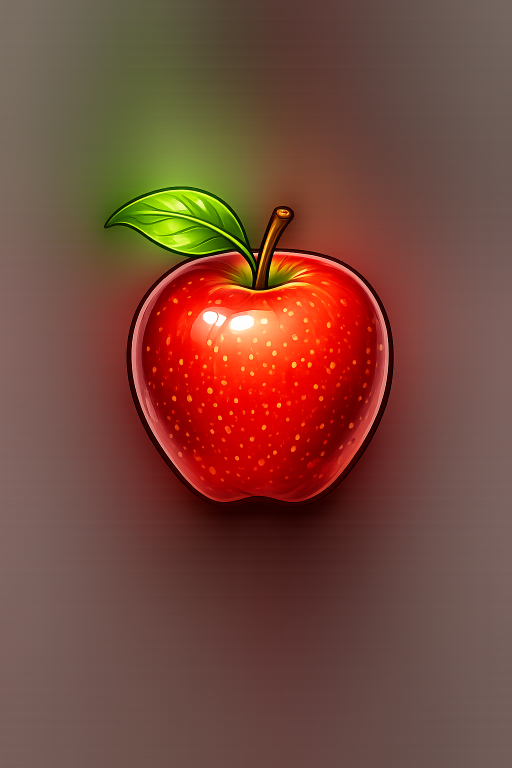
#> input picture back/me2/apple/apple1.png, 1024 x 1536 px, given as the content of the folder data/fruit_data_illust_encoded/fruit_raw_data/apple fruit, which was not available (shown at 1/2 size)
$ python make_illust.py
#> lines starting #> are read from the running program, lines starting #| are printed output that depends on the picture; after the words box and inside, x2 and y2 are one past the last pixel; in counts of white or black regions, pixels touching at a corner belong together; pictures that were not available may be replaced by others from this repository, and a replacement may not be noted
import os, glob
from pathlib import Path
import cv2
import numpy as np

def ensure_dir(p: str | Path) -> None:
    Path(p).mkdir(parents=True, exist_ok=True)

def largest_component(mask: np.ndarray) -> np.ndarray:
    num_labels, labels, stats, _ = cv2.connectedComponentsWithStats(mask, connectivity=8)
    if num_labels <= 1:
        return mask

    largest_label = 1 + np.argmax(stats[1:, cv2.CC_STAT_AREA])
    out = np.zeros_like(mask)
    out[labels == largest_label] = 255
    return out

def quantize_kmeans(bgr: np.ndarray, k: int = 8, attempts: int = 3) -> np.ndarray:
    data = bgr.reshape((-1, 3)).astype(np.float32)
    criteria = (cv2.TERM_CRITERIA_EPS + cv2.TERM_CRITERIA_MAX_ITER, 20, 1.0)
    _compactness, labels, centers = cv2.kmeans(
        data, k, None, criteria, attempts, cv2.KMEANS_PP_CENTERS
    )
    centers = np.clip(centers, 0, 255).astype(np.uint8)
    return centers[labels.flatten()].reshape(bgr.shape)

def foreground_mask(bgr: np.ndarray) -> np.ndarray:
    gray = cv2.cvtColor(bgr, cv2.COLOR_BGR2GRAY)
    hsv = cv2.cvtColor(bgr, cv2.COLOR_BGR2HSV)
    sat = hsv[:, :, 1]
    val = hsv[:, :, 2]
    white_dist = np.linalg.norm(255 - bgr.astype(np.float32), axis=2)

    mask = np.where(
        (white_dist > 90) |
        ((sat > 55) & (val < 250)) |
        (gray < 190),
        255,
        0,
    ).astype(np.uint8)
    kernel = cv2.getStructuringElement(cv2.MORPH_ELLIPSE, (5, 5))
    mask = cv2.morphologyEx(mask, cv2.MORPH_CLOSE, kernel, iterations=2)
    mask = cv2.morphologyEx(mask, cv2.MORPH_OPEN, kernel, iterations=1)
    mask = largest_component(mask)
    if not np.any(mask):
        return mask

    mask = cv2.dilate(mask, kernel, iterations=1)
    mask = cv2.morphologyEx(mask, cv2.MORPH_CLOSE, kernel, iterations=2)
    mask = cv2.GaussianBlur(mask, (5, 5), 0)
    return cv2.threshold(mask, 127, 255, cv2.THRESH_BINARY)[1]


def soft_outline_mask(bgr: np.ndarray) -> np.ndarray:
    mask = foreground_mask(bgr)
    kernel = cv2.getStructuringElement(cv2.MORPH_ELLIPSE, (3, 3))
    gradient = cv2.morphologyEx(mask, cv2.MORPH_GRADIENT, kernel)
    return cv2.threshold(gradient, 0, 255, cv2.THRESH_BINARY)[1]

def smooth_color(bgr: np.ndarray, mode: str = "strong") -> np.ndarray:
    if mode == "strong":
        out = cv2.bilateralFilter(bgr, d=9, sigmaColor=75, sigmaSpace=75)
        out = cv2.bilateralFilter(out, d=9, sigmaColor=75, sigmaSpace=75)
        return out
    else:
        out = cv2.bilateralFilter(bgr, d=11, sigmaColor=55, sigmaSpace=55)
        out = cv2.bilateralFilter(out, d=11, sigmaColor=45, sigmaSpace=45)
        return cv2.GaussianBlur(out, (0, 0), sigmaX=0.8, sigmaY=0.8)

def cartoonize_bgr(bgr: np.ndarray, mode: str = "strong", k: int = 8) -> np.ndarray:
    smooth = smooth_color(bgr, mode=mode)
    quant = quantize_kmeans(smooth, k=k)
    out = quant.copy()
    if mode == "strong":
        gray = cv2.cvtColor(bgr, cv2.COLOR_BGR2GRAY)
        edges = cv2.adaptiveThreshold(
            cv2.medianBlur(gray, 5), 255,
            adaptiveMethod=cv2.ADAPTIVE_THRESH_MEAN_C,
            thresholdType=cv2.THRESH_BINARY,
            blockSize=9, C=2
        )
        edges = 255 - edges
        edges_3 = cv2.cvtColor(edges, cv2.COLOR_GRAY2BGR)
        out[edges_3 > 0] = 0
        return out

    outline = soft_outline_mask(bgr) > 0
    out[outline] = (out[outline].astype(np.float32) * 0.82).astype(np.uint8)
    return out

def resize_keep_aspect(img: np.ndarray, target: int) -> np.ndarray:
    h, w = img.shape[:2]
    if max(h, w) == target:
        return img
    scale = target / float(max(h, w))
    nh, nw = int(round(h * scale)), int(round(w * scale))
    return cv2.resize(img, (nw, nh), interpolation=cv2.INTER_AREA)

def cartoonize_dir(in_dir: str, out_dir: str, mode="strong", k=8, size=256):
#> called with mode = 'soft', k = 6, size = 256
    ensure_dir(out_dir)
    patterns = ["*.jpg","*.jpeg","*.png","*.webp","*.bmp"]
    files = []
    for pat in patterns:
        files += glob.glob(os.path.join(in_dir, pat))
    files = sorted(set(files))
    if not files:
        raise RuntimeError(f"No images found in {in_dir}")

    for fp in files:
        img = cv2.imread(fp, cv2.IMREAD_UNCHANGED)
#> img is the input picture: shape (1536, 1024, 4); mean B, G, R, A 58.8, 73, 118.8, 41.6
        if img is None:
            print("skip:", fp)
            continue

        alpha = None
        if img.ndim == 2:
            img = cv2.cvtColor(img, cv2.COLOR_GRAY2BGR)
        if img.shape[2] == 4:
            bgr = img[:, :, :3]
            alpha = img[:, :, 3]
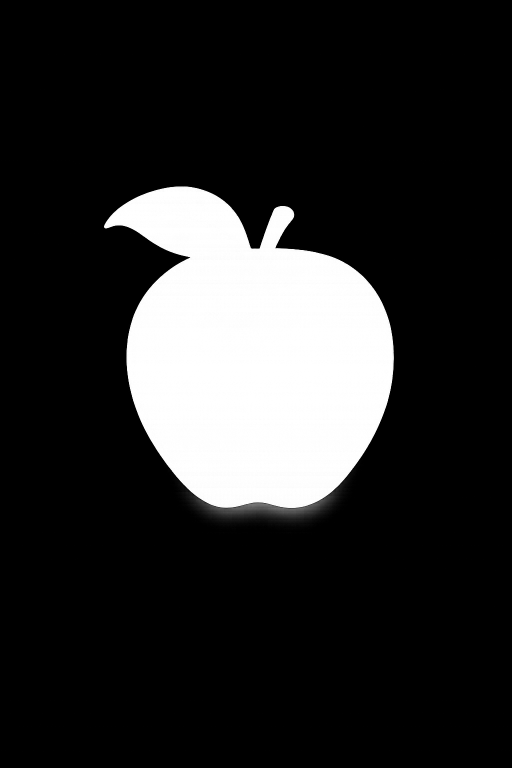
#> alpha: shape (1536, 1024) (shown at 1/2 size); min 0, max 255, mean 41.6
        else:
            bgr = img

        if size is not None:
            bgr = resize_keep_aspect(bgr, size)
            if alpha is not None:
                alpha = resize_keep_aspect(alpha, size)

        fg_mask = foreground_mask(bgr)
#> in foreground_mask, `gray = cv2.cvtColor(bgr, cv2.COLOR_BGR2GRAY)`:
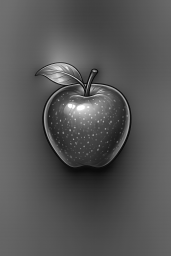
#> gray: shape (256, 171); min 5, max 254, mean 85.1
#> in foreground_mask, `hsv = cv2.cvtColor(bgr, cv2.COLOR_BGR2HSV)`: hsv: shape (256, 171, 3); mean H, S, V 9.2, 120.3, 120.1
#> in foreground_mask, `sat = hsv[:, :, 1]`:
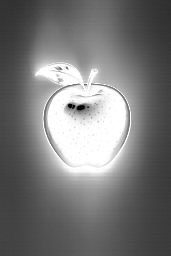
#> sat: shape (256, 171); min 0, max 255, mean 120.3
#> in foreground_mask, `val = hsv[:, :, 2]`:
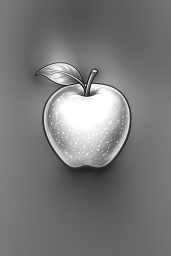
#> val: shape (256, 171); min 12, max 255, mean 120.1
#> in foreground_mask, `white_dist = np.linalg.norm(255 - bgr.astype(np.float32), axis=2)`:
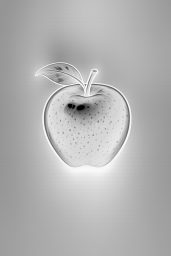
#> white_dist: shape (256, 171) float32; min 1.41, max 432.5, mean 303.7; drawn with min black and max white
#> in foreground_mask, `mask = np.where( (white_dist > 90) | ((sat > 55) & (val < 250)) | (gra..`:
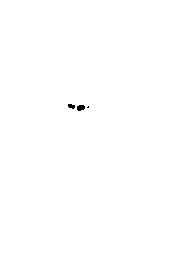
#> mask: shape (256, 171); 99.8% white; 3 black regions (1 under 20 px), largest, box (x1, y1, x2, y2) and area: (77, 105, 85, 111) 39, (68, 104, 75, 109) 26
#> in foreground_mask, `mask = cv2.morphologyEx(mask, cv2.MORPH_CLOSE, kernel, iterations=2)`: mask: shape (256, 171); every value is 255
#> in largest_component, `num_labels, labels, stats, _ = cv2.connectedComponentsWithStats(mask, ..`: labels: shape (256, 171) int32; every value is 1
#> in largest_component, `num_labels, labels, stats, _ = cv2.connectedComponentsWithStats(mask, ..`: num_labels = 2; stats = [[-1, 2147483647, 0, 0, 0], [0, 0, 171, 256, 43776]]
#> in largest_component, `largest_label = 1 + np.argmax(stats[1:, cv2.CC_STAT_AREA])`: largest_label = 1
        out_bgr = cartoonize_bgr(bgr, mode=mode, k=k)
#> in quantize_kmeans, `_compactness, labels, centers = cv2.kmeans( data, k, None, criteria, a..`: centers = [[56.8, 68.04, 104.2], [23.61, 29.91, 83.5], [66.87, 112.6, 246], [80.92, 90.76, 114.3], [6.26, 15.57, 196.5], [31.04, 148.1, 116]]
#> in quantize_kmeans, `centers = np.clip(centers, 0, 255).astype(np.uint8)`: centers = [[56, 68, 104], [23, 29, 83], [66, 112, 245], [80, 90, 114], [6, 15, 196], [31, 148, 116]]
#> in quantize_kmeans, `return centers[labels.flatten()].reshape(bgr.shape)`:
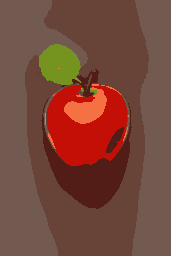
#> returned value: shape (256, 171, 3); mean of channels 0, 1, 2 57.9, 72.3, 118.5; drawn as B, G, R
#> in soft_outline_mask, `gradient = cv2.morphologyEx(mask, cv2.MORPH_GRADIENT, kernel)`: gradient: shape (256, 171); every value is 0
        out_bgr[fg_mask == 0] = 255

        if alpha is not None:
            alpha = cv2.bitwise_and(alpha, fg_mask)
            out = np.dstack([out_bgr, alpha])
#> out: shape (256, 171, 4)
        else:
            out = out_bgr

        out_path = os.path.join(out_dir, Path(fp).stem + ".png")
        cv2.imwrite(out_path, out)
        print("OK:", Path(fp).name, "->", Path(out_path).name)

    print("Done. Output:", out_dir)

cartoonize_dir(
    in_dir="data/fruit_data_illust_encoded/fruit_raw_data/apple fruit",
    out_dir="data/fruit_data_illust_encoded/fruit_data_illust/apple",
    mode="soft",
    k=6,
    size=256
)
